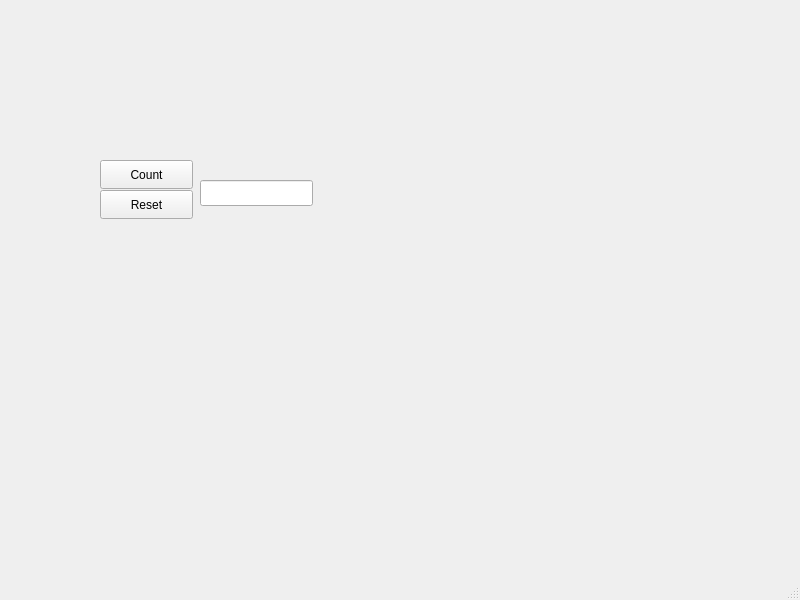
<?xml version="1.0" encoding="UTF-8"?>
<ui version="4.0">
 <class>MainWindow</class>
 <widget class="QMainWindow" name="MainWindow">
  <property name="geometry">
   <rect>
    <x>0</x>
    <y>0</y>
    <width>800</width>
    <height>600</height>
   </rect>
  </property>
  <property name="windowTitle">
   <string>MainWindow</string>
  </property>
  <widget class="QWidget" name="centralwidget">
   <widget class="QPushButton" name="count">
    <property name="geometry">
     <rect>
      <x>100</x>
      <y>160</y>
      <width>93</width>
      <height>29</height>
     </rect>
    </property>
    <property name="text">
     <string>Count</string>
    </property>
   </widget>
   <widget class="QPushButton" name="reset">
    <property name="geometry">
     <rect>
      <x>100</x>
      <y>190</y>
      <width>93</width>
      <height>29</height>
     </rect>
    </property>
    <property name="text">
     <string>Reset</string>
    </property>
   </widget>
   <widget class="QLineEdit" name="window">
    <property name="geometry">
     <rect>
      <x>200</x>
      <y>180</y>
      <width>113</width>
      <height>26</height>
     </rect>
    </property>
    <property name="text">
     <string/>
    </property>
   </widget>
  </widget>
  <widget class="QMenuBar" name="menubar">
   <property name="geometry">
    <rect>
     <x>0</x>
     <y>0</y>
     <width>800</width>
     <height>26</height>
    </rect>
   </property>
  </widget>
  <widget class="QStatusBar" name="statusbar"/>
 </widget>
 <resources/>
 <connections/>
</ui>
